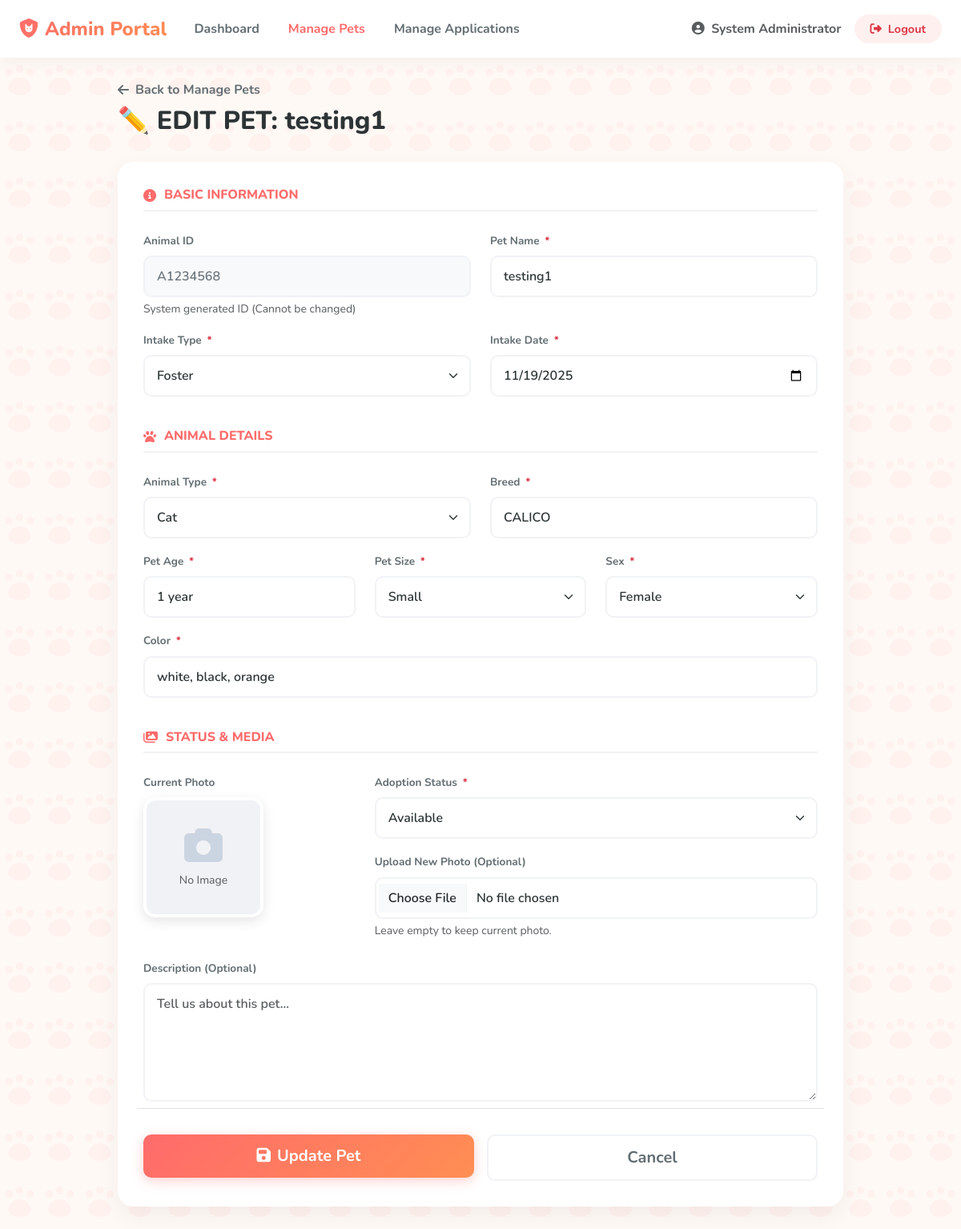
The page /pet-adoption-system/admin/edit-pet.php?id=A1234568 (signed in) on the database its author committed.
### tables this page shows
CREATE TABLE `pets` (
  `animal_id` varchar(20) NOT NULL,
  `intake_type` varchar(50) NOT NULL,
  `intake_date` date NOT NULL,
  `pet_name` varchar(100) NOT NULL,
  `animal_type` varchar(50) NOT NULL,
  `pet_age` varchar(50) NOT NULL,
  `pet_size` varchar(20) NOT NULL,
  `color` varchar(100) NOT NULL,
  `breed` varchar(100) NOT NULL,
  `sex` char(1) NOT NULL,
  `adoption_status` enum('Available','Pending','Reserved','Trial') DEFAULT 'Available',
  `photo_path` varchar(255) DEFAULT NULL,
  `description` text DEFAULT NULL,
  `created_at` timestamp NOT NULL DEFAULT current_timestamp()
);

### pet-adoption-system/includes/session.php (called while the page is built, shortened)
<?php
function getAdminName() {
    return $_SESSION['admin_name'] ?? 'Admin';
}
?>

### pet-adoption-system/admin/edit-pet.php (the view, shortened to what this page needs)
<?php
require_once '../includes/session.php';
require_once '../config/database.php';
$animal_id = $_GET['id'] ?? '';
$stmt = $pdo->prepare("SELECT * FROM pets WHERE animal_id = ?");
$stmt->execute([$animal_id]);
$pet = $stmt->fetch();
?>
<!DOCTYPE html>
<html lang="en">
<head>
    <link href="https://cdn.jsdelivr.net/npm/bootstrap@5.3.0/dist/css/bootstrap.min.css" rel="stylesheet">
    <link rel="stylesheet" href="https://cdnjs.cloudflare.com/ajax/libs/font-awesome/6.4.0/css/all.min.css">
</head>
<body>
    <nav class="navbar navbar-expand-lg fixed-top">
        <div class="container-fluid px-4">
            <a class="navbar-brand" href="dashboard.php">
                <i class="fas fa-shield-cat me-2"></i>Admin Portal
            </a>
            <div class="collapse navbar-collapse" id="navbarNav">
                <ul class="navbar-nav me-auto">
                    <li class="nav-item"><a class="nav-link" href="dashboard.php">Dashboard</a></li>
                    <li class="nav-item"><a class="nav-link active" href="manage-pets.php">Manage Pets</a></li>
                    <li class="nav-item"><a class="nav-link" href="manage-applications.php">Manage Applications</a></li>
                </ul>
                <ul class="navbar-nav align-items-center">
                    <li class="nav-item me-3">
                        <span class="text-muted fw-bold"><i class="fas fa-user-circle me-1"></i> <?= htmlspecialchars(getAdminName()) ?></span>
                    </li>
                    <li class="nav-item"><a class="btn-logout" href="logout.php"><i class="fas fa-sign-out-alt me-1"></i> Logout</a></li>
                </ul>
            </div>
        </div>
    </nav>
    <div class="container px-4">
        <div class="row justify-content-center">
            <div class="col-lg-10">
                <div class="page-header">
                    <a href="manage-pets.php" class="btn-back mb-2"><i class="fas fa-arrow-left me-2"></i> Back to Manage Pets</a>
                    <h1 class="page-title">✏️ EDIT PET: <?= htmlspecialchars($pet['pet_name']) ?></h1>
                </div>
                <div class="content-card">
                    <div class="card-body-custom">
                        <form method="POST" action="edit-pet.php?id=<?= urlencode($animal_id) ?>" enctype="multipart/form-data">
                            <h4 class="section-title"><i class="fas fa-info-circle"></i> Basic Information</h4>
                            <div class="row mb-4">
                                <div class="col-md-6 mb-3">
                                    <label class="form-label">Animal ID</label>
                                    <input type="text" class="form-control" value="<?= htmlspecialchars($pet['animal_id']) ?>" disabled>
                                    <div class="form-text">System generated ID (Cannot be changed)</div>
                                </div>
                                <div class="col-md-6 mb-3">
                                    <label class="form-label">Pet Name <span class="required">*</span></label>
                                    <input type="text" name="pet_name" class="form-control" value="<?= htmlspecialchars($pet['pet_name']) ?>" required>
                                </div>
                                <div class="col-md-6 mb-3">
                                    <label class="form-label">Intake Type <span class="required">*</span></label>
                                    <select name="intake_type" class="form-select" required>
                                        <option value="FOSTER" <?= $pet['intake_type'] === 'FOSTER' ? 'selected' : '' ?>>Foster</option>
                                    </select>
                                </div>
                                <div class="col-md-6 mb-3">
                                    <label class="form-label">Intake Date <span class="required">*</span></label>
                                    <input type="date" name="intake_date" class="form-control" value="<?= htmlspecialchars($pet['intake_date']) ?>" required>
                                </div>
                            </div>
                            <h4 class="section-title"><i class="fas fa-paw"></i> Animal Details</h4>
                            <div class="row mb-4">
                                <div class="col-md-6 mb-3">
                                    <label class="form-label">Animal Type <span class="required">*</span></label>
                                    <select name="animal_type" class="form-select" required>
                                        <option value="CAT" <?= $pet['animal_type'] === 'CAT' ? 'selected' : '' ?>>Cat</option>
                                    </select>
                                </div>
                                <div class="col-md-6 mb-3">
                                    <label class="form-label">Breed <span class="required">*</span></label>
                                    <input type="text" name="breed" class="form-control" value="<?= htmlspecialchars($pet['breed']) ?>" required>
                                </div>
                                <div class="col-md-4 mb-3">
                                    <label class="form-label">Pet Age <span class="required">*</span></label>
                                    <input type="text" name="pet_age" class="form-control" value="<?= htmlspecialchars($pet['pet_age']) ?>" required>
                                </div>
                                <div class="col-md-4 mb-3">
                                    <label class="form-label">Pet Size <span class="required">*</span></label>
                                    <select name="pet_size" class="form-select" required>
                                        <option value="SMALL" <?= $pet['pet_size'] === 'SMALL' ? 'selected' : '' ?>>Small</option>
                                    </select>
                                </div>
                                <div class="col-md-4 mb-3">
                                    <label class="form-label">Sex <span class="required">*</span></label>
                                    <select name="sex" class="form-select" required>
                                        <option value="F" <?= $pet['sex'] === 'F' ? 'selected' : '' ?>>Female</option>
                                    </select>
                                </div>
                                <div class="col-12 mb-3">
                                    <label class="form-label">Color <span class="required">*</span></label>
                                    <input type="text" name="color" class="form-control" value="<?= htmlspecialchars($pet['color']) ?>" required>
                                </div>
                            </div>
                            <h4 class="section-title"><i class="fas fa-images"></i> Status & Media</h4>
                            <div class="row mb-4">
                                <div class="col-md-4">
                                    <label class="form-label">Current Photo</label>
                                    <div class="current-photo-wrapper">
                                        <?php if ($pet['photo_path'] && file_exists('../' . $pet['photo_path'])): ?>
                                            <img src="../<?= htmlspecialchars($pet['photo_path']) ?>" class="current-photo" alt="Current photo">
                                        <?php else: ?>
                                            <div class="text-center">
                                                <i class="fas fa-camera no-photo-icon"></i>
                                                <div class="small text-muted mt-2">No Image</div>
                                            </div>
                                        <?php endif; ?>
                                    </div>
                                </div>
                                <div class="col-md-8">
                                    <div class="mb-3">
                                        <label class="form-label">Adoption Status <span class="required">*</span></label>
                                        <select name="adoption_status" class="form-select" required>
                                            <option value="Available" <?= $pet['adoption_status'] === 'Available' ? 'selected' : '' ?>>Available</option>
                                        </select>
                                    </div>
                                    <div class="mb-3">
                                        <label class="form-label">Upload New Photo (Optional)</label>
                                        <input type="file" name="photo" class="form-control" accept="image/jpeg,image/png,image/jpg, image/webp">
                                        <div class="form-text">Leave empty to keep current photo.</div>
                                    </div>
                                </div>
                                <div class="col-12 mt-2">
                                    <label class="form-label">Description (Optional)</label>
                                    <textarea name="description" class="form-control" rows="5" placeholder="Tell us about this pet..."><?= htmlspecialchars($pet['description']) ?></textarea>
                                </div>
                            </div>
                            <div class="row g-3 pt-3 border-top">
                                <div class="col-md-6">
                                    <button type="submit" class="btn btn-gradient btn-lg">
                                        <i class="fas fa-save me-2"></i>Update Pet
                                    </button>
                                </div>
                                <div class="col-md-6">
                                    <a href="manage-pets.php" class="btn btn-outline-cancel btn-lg">Cancel</a>
                                </div>
                            </div>
                        </form>
                    </div>
                </div>
            </div>
        </div>
    </div>
</body>
</html>

### pet-adoption-system/admin/edit-pet.php (style rules this page uses)
:root { --brand-gradient: linear-gradient(135deg, #FF6B6B 0%, #FF8E53 100%); --primary-color: #FF6B6B; --secondary-color: #FF8E53; --text-dark: #2d3436; --text-muted: #636e72; --bg-soft: #fff9f5; }
body { font-family: 'Nunito', sans-serif; background-color: var(--bg-soft); background-image: var(--paw-pattern); color: var(--text-dark); padding-top: 100px; padding-bottom: 40px; }
.navbar { background: rgba(255, 255, 255, 0.95) !important; backdrop-filter: blur(10px); box-shadow: 0 4px 20px rgba(0,0,0,0.05); padding: 0.8rem 0; }
.navbar-brand { font-weight: 800; font-size: 1.5rem; background: var(--brand-gradient); -webkit-background-clip: text; -webkit-text-fill-color: transparent; }
.nav-link { font-weight: 700; color: var(--text-muted) !important; transition: color 0.3s; margin: 0 10px; }
.nav-link:hover, .nav-link.active { color: var(--primary-color) !important; }
.btn-logout { background: #fff0f0; color: #dc3545; border-radius: 50px; padding: 8px 20px; font-weight: 700; text-decoration: none; font-size: 0.9rem; transition: all 0.3s; }
.content-card { background: white; border-radius: 20px; border: none; box-shadow: 0 10px 30px rgba(0,0,0,0.05); margin-bottom: 1.5rem; overflow: hidden; }
.card-body-custom { padding: 2rem; }
.section-title { font-size: 1rem; font-weight: 800; color: var(--primary-color); text-transform: uppercase; margin-bottom: 1.5rem; padding-bottom: 0.5rem; border-bottom: 2px solid #f1f2f6; display: flex; align-items: center; }
.section-title i { margin-right: 10px; }
.form-label { font-weight: 700; font-size: 0.85rem; color: var(--text-muted); margin-bottom: 0.5rem; }
.required { color: #dc3545; margin-left: 3px; }
.form-control, .form-select { border: 2px solid #f1f2f6; border-radius: 10px; padding: 12px 15px; font-weight: 600; color: var(--text-dark); transition: all 0.3s; }
.form-control:disabled { background-color: #f8f9fa; color: #6c757d; }
.current-photo-wrapper { width: 150px; height: 150px; border-radius: 15px; overflow: hidden; border: 4px solid white; box-shadow: 0 5px 15px rgba(0,0,0,0.1); margin-bottom: 1rem; background-color: #f1f2f6; display: flex; align-items: center; justify-content: center; }
.no-photo-icon { font-size: 3rem; color: #cbd5e1; }
.btn-back { color: var(--text-muted); font-weight: 700; text-decoration: none; display: inline-flex; align-items: center; transition: all 0.3s; }
.btn-gradient { background: var(--brand-gradient); color: white; border: none; font-weight: 700; padding: 12px 30px; border-radius: 10px; transition: all 0.3s; box-shadow: 0 4px 15px rgba(255, 107, 107, 0.3); width: 100%; }
.btn-outline-cancel { border: 2px solid #f1f2f6; color: var(--text-muted); border-radius: 10px; padding: 12px 30px; font-weight: 700; background: transparent; width: 100%; display: block; text-align: center; text-decoration: none; transition: all 0.3s; }
.page-header { margin-bottom: 2rem; }
.page-title { font-weight: 800; color: var(--text-dark); font-size: 2rem; }

### rows shown on the page
pets: pet_name "testing1", animal_id "A1234568", intake_type "Foster", intake_date "11/19/2025", animal_type "Cat", breed "CALICO", pet_age "1 year", pet_size "Small", sex "Female", color "white, black, orange", adoption_status "Available"

### other values the page prints
getAdminName() "System Administrator"
